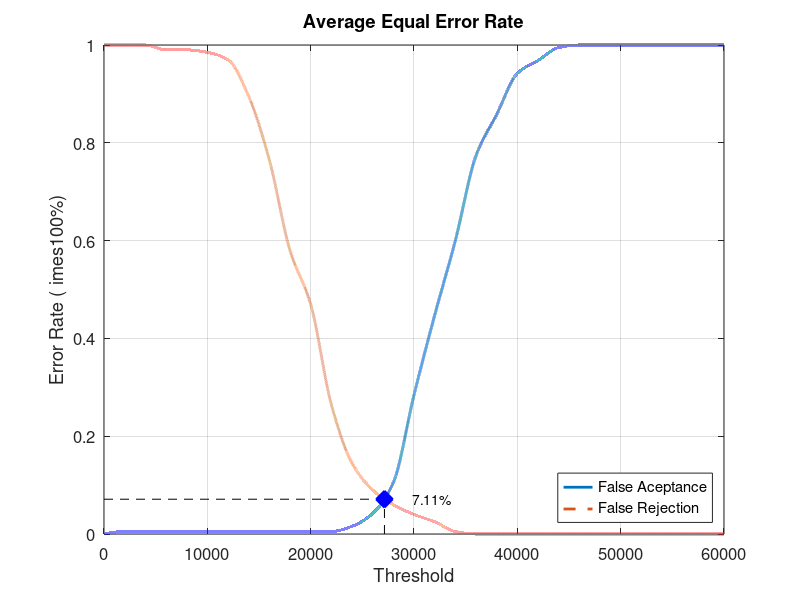
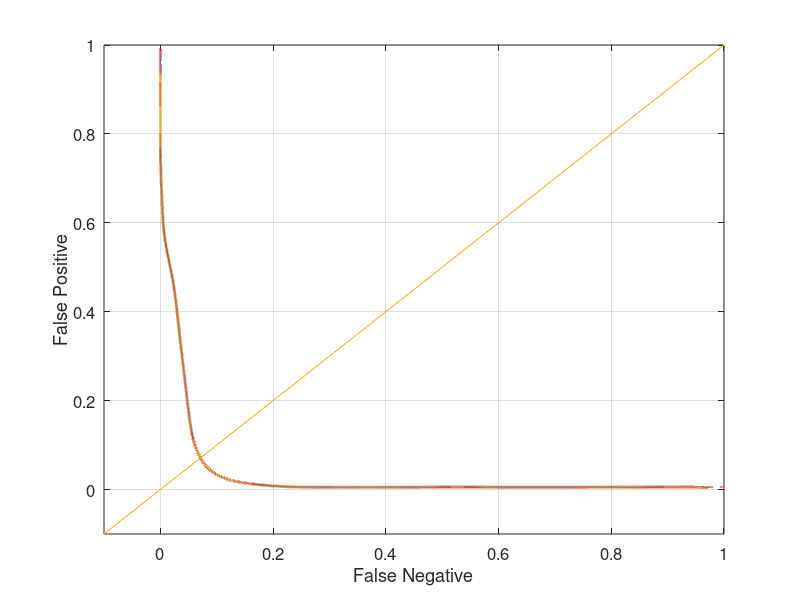

Reproduce these figures in MATLAB, in order.
close all;
clear;
clc;
x = 0:2000:60000;
xq = 0:0.5:60000;

y0 = [0 0.00526316 0.00526316 0.00526316 0.00526316 0.00526316 0.00526316 0.00526316 0.00526316 0.00526316 0.00526316 0.00526316 0.0157895 0.0421053 0.105263 0.284211 0.447368 0.6 0.773684 0.857895 0.942105 0.968421 0.994737 1 1 1 1 1 1 1 1]
yy0 = interp1(x, y0, xq, 'pchip');
y1 = [1 1 1 0.99 0.99 0.985 0.97 0.895 0.765 0.58 0.47 0.265 0.145 0.09 0.06 0.04 0.025 0.005 0 0 0 0 0 0 0 0 0 0 0 0 0]
yy1 = interp1(x, y1, xq, 'pchip');

% Calculating EER: 
y2 = abs(y0 - y1);
find(y2 == min(y2))
yy2 = abs(yy0 - yy1);
xEER = find(yy2 == min(yy2));
xEERIndex = xq(xEER) % X-axis EER
yEER = yy0(xEER) % Y-axis EER

main = figure
plot(xq, yy0,'-','LineWidth', 2);	hold on
plot(xq, yy1,'--','LineWidth', 2);	hold on
plot([xEERIndex xEERIndex], [0 yEER], 'k--');	hold on
plot([0 xEERIndex], [yEER yEER], 'k--');	hold on
plot(xEERIndex, yEER, 'bx', 'LineWidth', 10);	hold on
text(xEERIndex + 10 * xEERIndex / 100, yEER, [num2str(round((10000 * yEER)) / 100) '%'])
legend('False Aceptance', 'False Rejection', 'Location', 'SouthEast')
xlabel('Threshold')
ylabel('Error Rate (	imes100%)')
title('Average Equal Error Rate')
set(gca, 'FontSize', 12)
axis([0 60000 0 1])
grid on

print(main, 'Database2_1Main', '-dpng');
FNRxFPR = figure('Color', [1 1 1]);
plot(yy1, yy0, '-', yy1, yy0, 'LineWidth', 2);
hold on
y = -0.1:0.1:1
plot(y, y); 
set(gca, 'FontSize', 12)
xlabel('False Negative')
ylabel('False Positive')
axis([-0.1 1 -0.1 1])
set(gca, 'FontSize', 12)
grid on

print(FNRxFPR, 'Database2_1FNRxFPR','-dpng');
